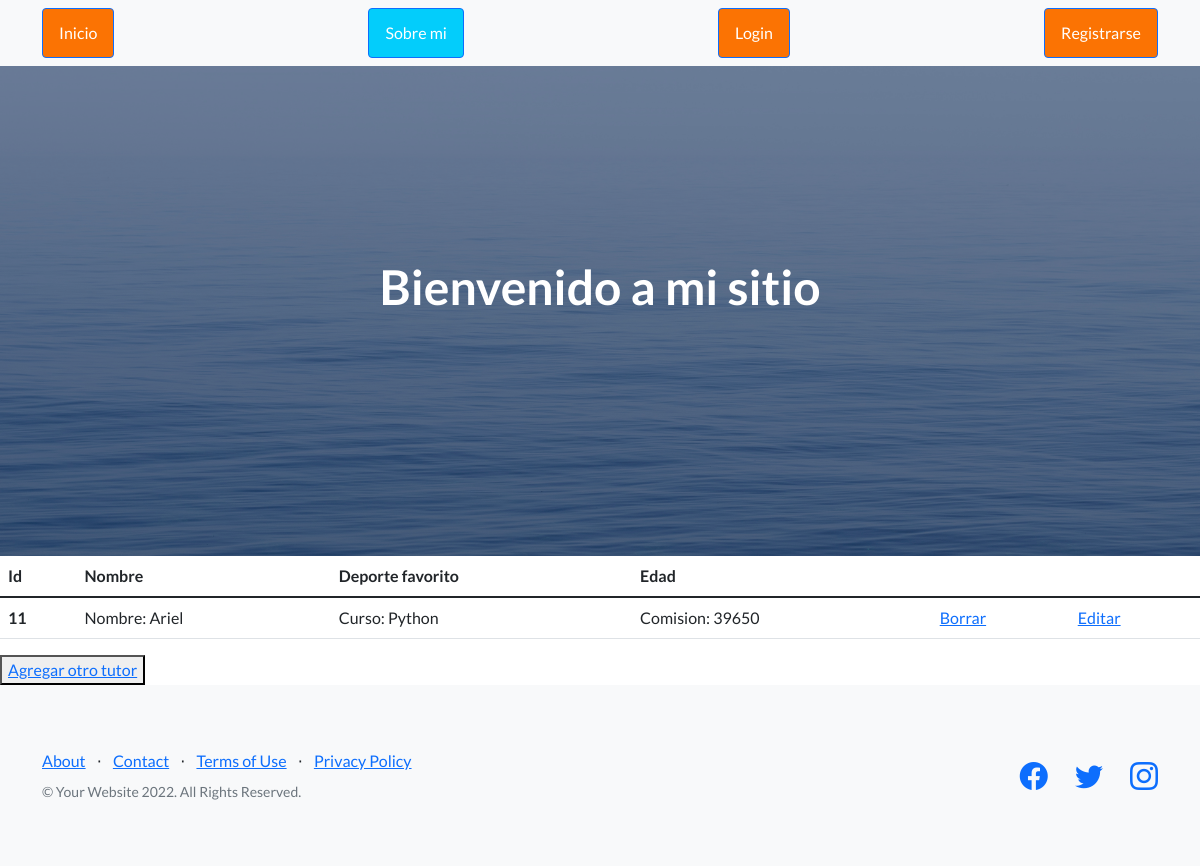
The page /Axel_app/lista_tutores on the database as committed earlier.
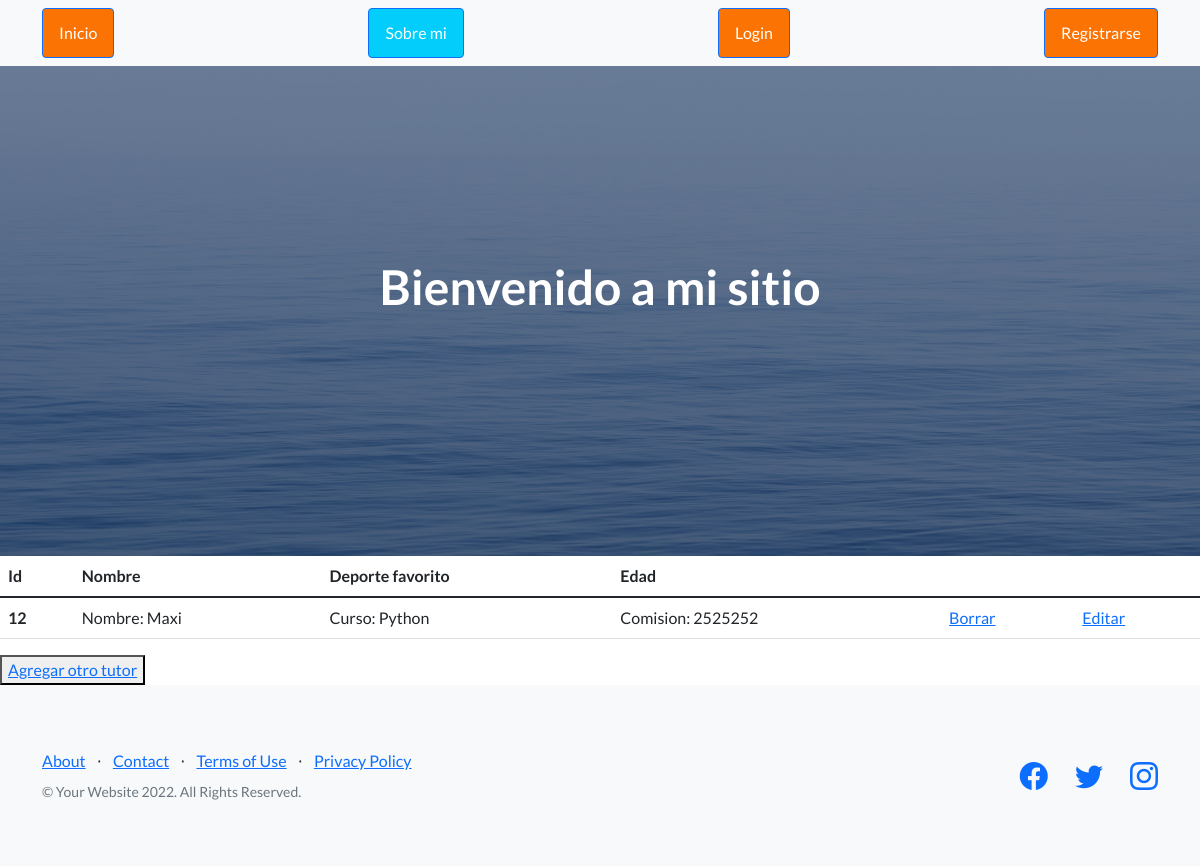
The same page on the database as committed later.
### Axel_app/models.py (models this page shows, shortened)
class Tutores(models.Model):
    nombre = models.CharField(max_length=30)
    curso = models.CharField(max_length=30)
    comision = models.IntegerField()

### Axel_app/views.py (the view)
# urls.py: path("lista_tutores", views.lista_tutores, name='tutores'),
def lista_tutores(request):
    lista_tutores = Tutores.objects.all()
    avatares = Avatar.objects.filter(user=request.user.id)
    if avatares:
        datos_dicc = {"datos":lista_tutores, "url":avatares[0].imagen.url}
    else:
        default = '/static/Axel_app/images/standard_profile.jpg'
        datos_dicc = {"datos":lista_tutores, "url":default}
    return render(request, "plantilla_tutores.html", datos_dicc)

### Axel_app/templates/plantilla_tutores.html (shortened to what this page needs)
{% extends "padre.html" %}
{% load static %}
{% block contenido %}
<main>
    <table class="table">
        <thead>
          <tr>
            <th scope="col">Id</th>
            <th scope="col">Nombre</th>
            <th scope="col">Deporte favorito</th>
            <th scope="col">Edad</th>
          </tr>
        </thead>
        <tbody>
            <tr>
                {% for n in datos %}
                <th scope="row">{{n.id}}</td>
                <td>Nombre: {{n.nombre}} </td>
                <td>Curso: {{n.curso}} </td>
                <td>Comision: {{n.comision}} </td>
                <td><a href="{% url 'borrar_tutor' n.id %}">Borrar</a></td>
                <td><a href="{% url 'editar_tutor' n.id %}">Editar</a></td>
            </tr>
            {% endfor %}
        </tbody>
      </table>
    <button>
        <a href="alta_tutores">Agregar otro tutor</a>
    </button>
</main>
{% endblock %}

### Axel_app/templates/padre.html (shortened to what this page needs)
<!DOCTYPE html>
<html lang="en">
    <head>
        {% load static %}
        <link href="https://cdn.jsdelivr.net/npm/bootstrap-icons@1.5.0/font/bootstrap-icons.css" rel="stylesheet" type="text/css" />
        <link href="{% static 'Axel_app/css/styles.css' %}" rel="stylesheet" />
    </head>
    <body>
        <nav class="navbar navbar-light bg-light static-top">
            <div class="container">
                <a class="btn btn-primary" href="{% url 'inicio' %}" style="background-color: rgb(251, 115, 3);">Inicio</a>
                <a class="btn btn-primary" href="{% url 'about' %}" style="background-color: rgb(3, 205, 251);">Sobre mi</a>
                {% if not request.user.is_authenticated %}
                <a class="btn btn-primary" href="{% url 'login' %}" style="background-color: rgb(251, 115, 3);">Login</a>
                {% endif %}
                {% if not request.user.is_authenticated %}
                <a class="btn btn-primary" href="{% url 'register' %}" style="background-color: rgb(251, 115, 3);">Registrarse</a>
                {% endif %}
            </div>
        </nav>
        <header class="masthead">
            <div class="container position-relative">
                <div class="row justify-content-center">
                    <div class="col-xl-6">
                        <div class="text-center text-white">
                            <h1 class="mb-5">Bienvenido a mi sitio</h1>
                        </div>
                    </div>
                </div>
            </div>
        </header>
        {% block contenido %}
        {% endblock %}
        <footer class="footer bg-light">
            <div class="container">
                <div class="row">
                    <div class="col-lg-6 h-100 text-center text-lg-start my-auto">
                        <ul class="list-inline mb-2">
                            <li class="list-inline-item"><a href="#!">About</a></li>
                            <li class="list-inline-item">⋅</li>
                            <li class="list-inline-item"><a href="#!">Contact</a></li>
                            <li class="list-inline-item">⋅</li>
                            <li class="list-inline-item"><a href="#!">Terms of Use</a></li>
                            <li class="list-inline-item">⋅</li>
                            <li class="list-inline-item"><a href="#!">Privacy Policy</a></li>
                        </ul>
                        <p class="text-muted small mb-4 mb-lg-0">&copy; Your Website 2022. All Rights Reserved.</p>
                    </div>
                    <div class="col-lg-6 h-100 text-center text-lg-end my-auto">
                        <ul class="list-inline mb-0">
                            <li class="list-inline-item me-4">
                                <a href="#!"><i class="bi-facebook fs-3"></i></a>
                            </li>
                            <li class="list-inline-item me-4">
                                <a href="#!"><i class="bi-twitter fs-3"></i></a>
                            </li>
                            <li class="list-inline-item">
                                <a href="#!"><i class="bi-instagram fs-3"></i></a>
                            </li>
                        </ul>
                    </div>
                </div>
            </div>
        </footer>
    </body>
</html>

Rows that differ between the two databases and show on the page:
removed Tutores: id "11", nombre "Ariel", curso "Python", comision "39650"
added Tutores: id "12", nombre "Maxi", curso "Python", comision "2525252"
